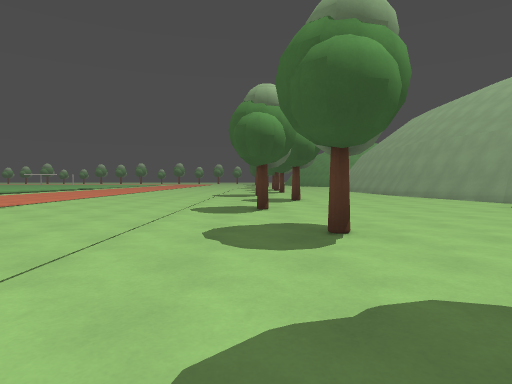
View 1 (above)

24 first-person views from a walk through a Godot game level. The camera is 1.2 m above the floor, tilts 2° down and sees 75° across. The floor is counted in squares, 2 m on a side. Each view is taken from the middle of a square. On the plan, view 1 faces up. The plan holds only what a view shows up to about 10 squares ahead; the rest is blank. The place goes on beyond the plan.

View 2
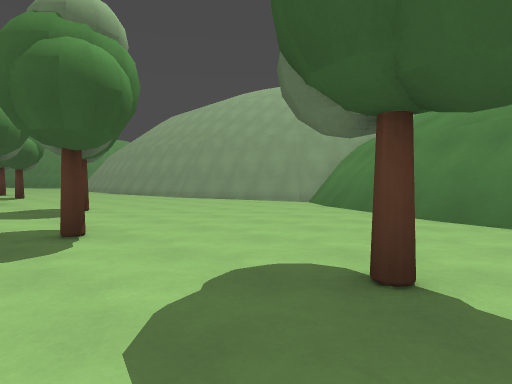

View 3
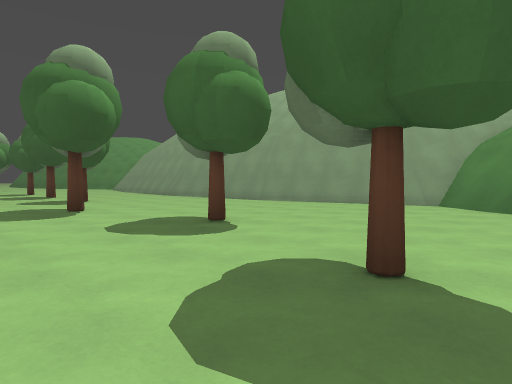

View 4
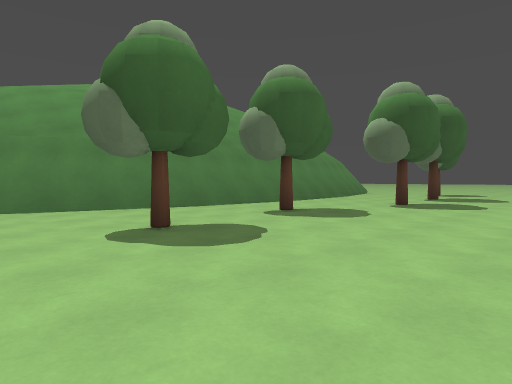

View 5
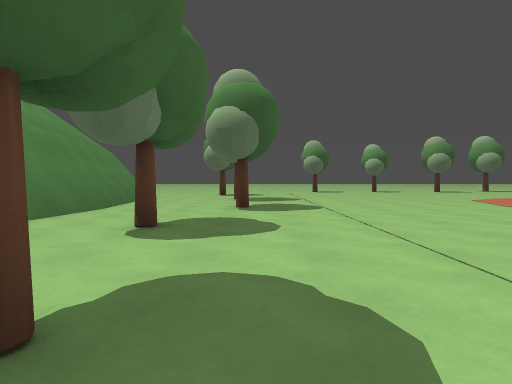

View 6
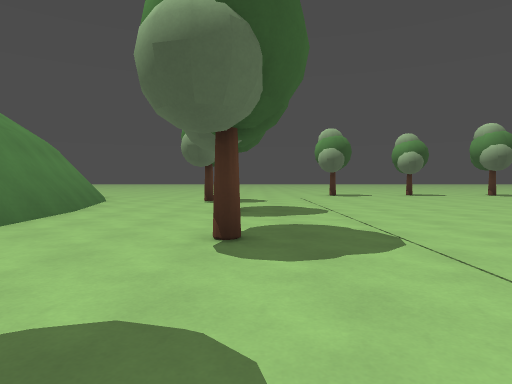

View 7
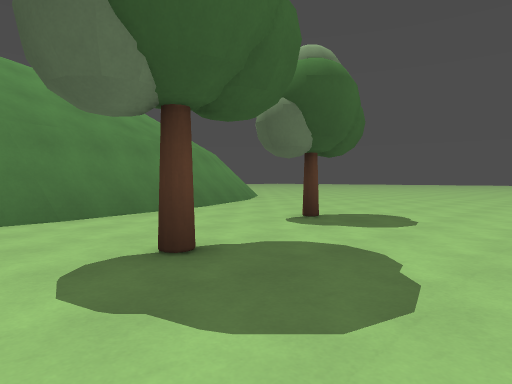

View 8
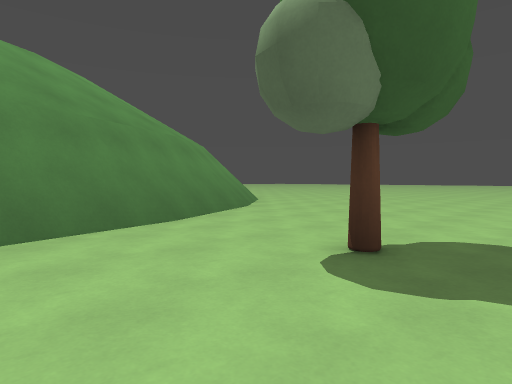

View 9
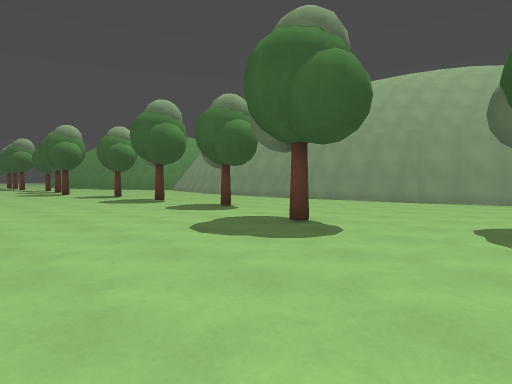

View 10
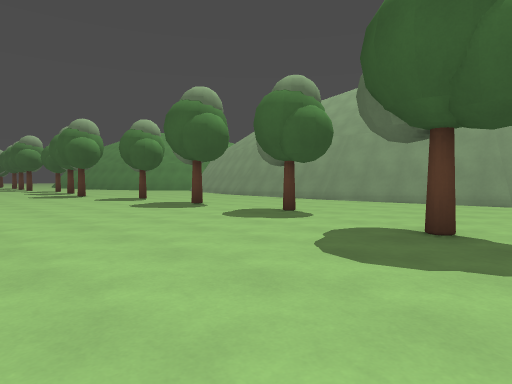

View 11
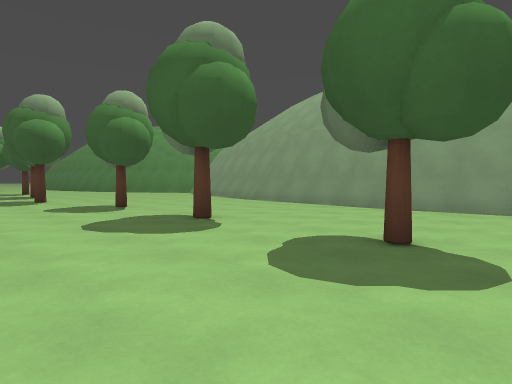

View 12
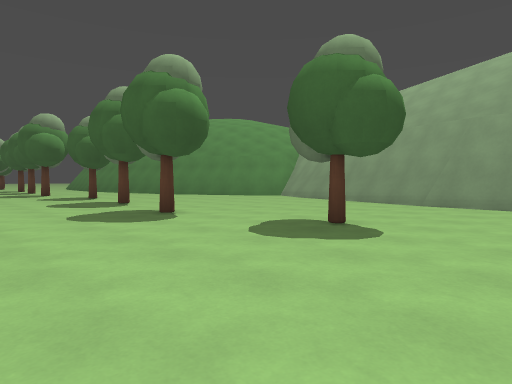

View 13
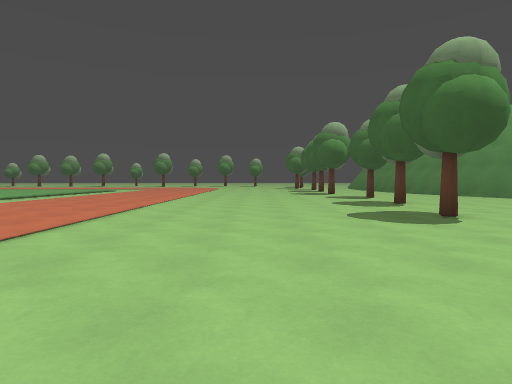

View 14
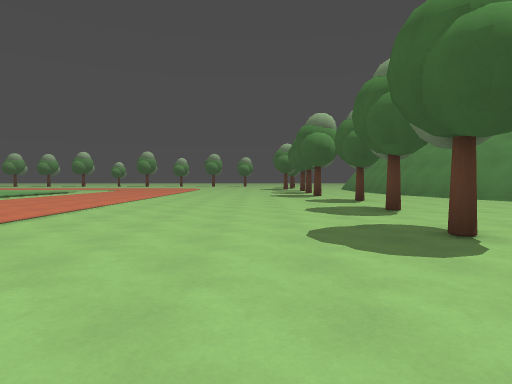

View 15
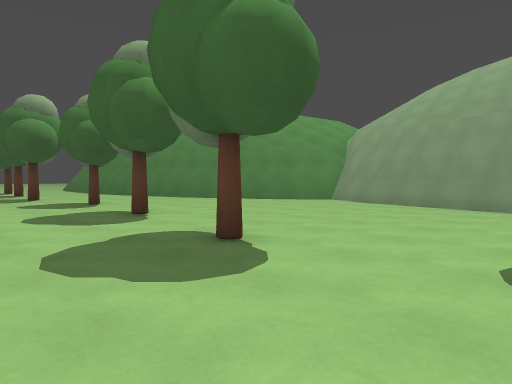

View 16
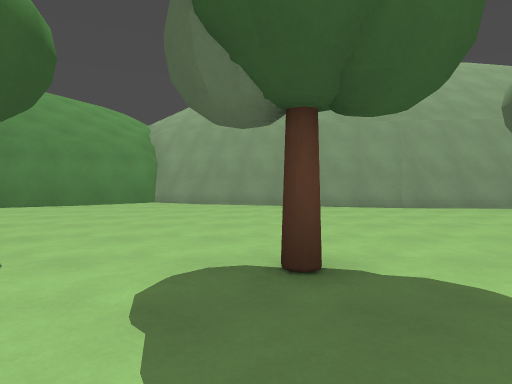

View 17
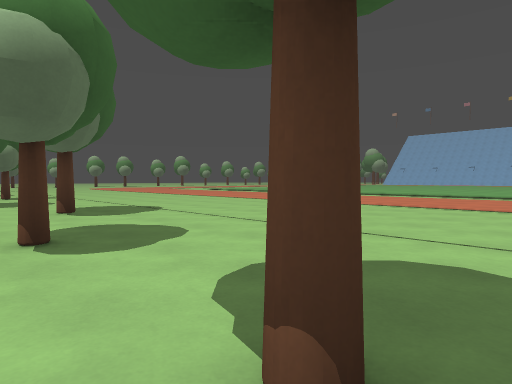

View 18
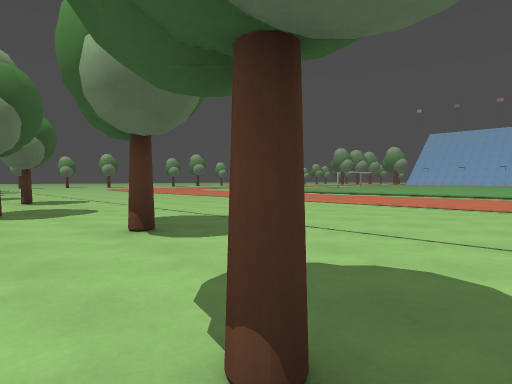

View 19
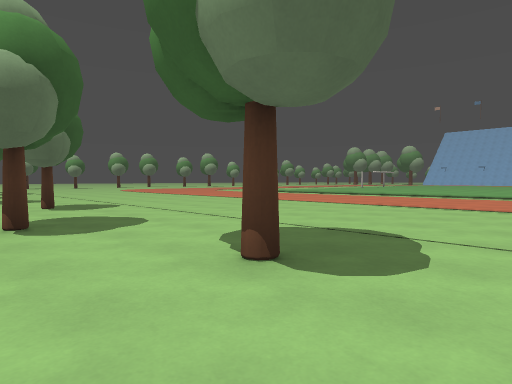

View 20
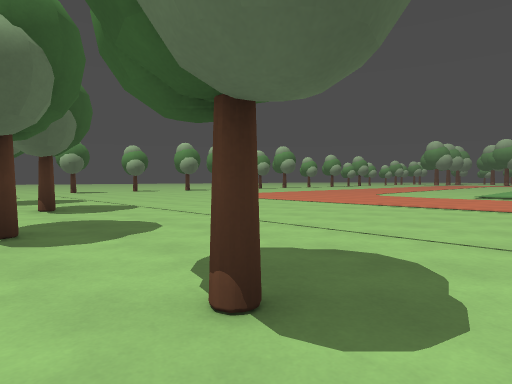

View 21
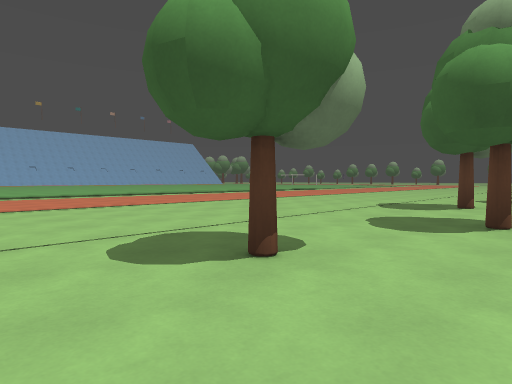

View 22
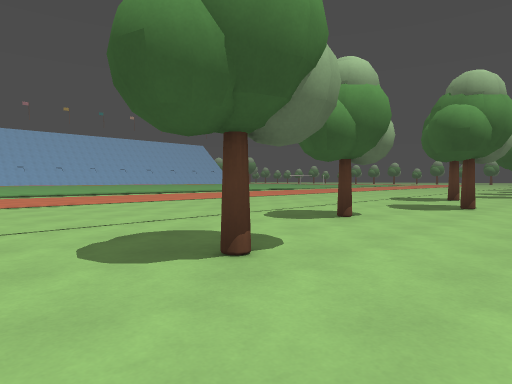

View 23
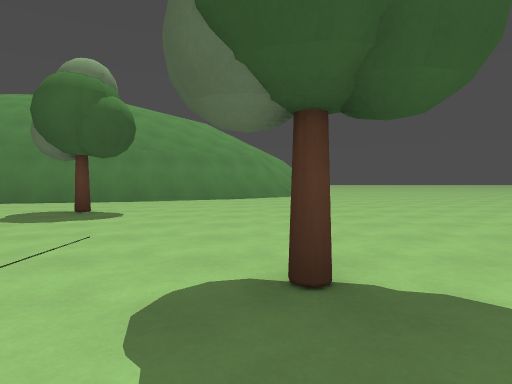

View 24
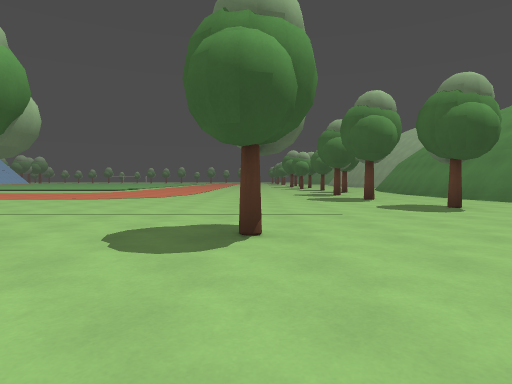

### Floor plan
Key: @ floor where view 1 was taken; # wall or solid block; . floor; / step, stairs or slope; = window, fence, low wall or low ledge; v drop or lower ground.
Columns run from 10 left of view 1 to 10 right of it. Each row starts with its distance up from view 1.
 32  ..........#.. .#//
 31  ...............##/
 30  ................#v
 29  ..........#.....##
 28  ................##
 27   ...............#v
 26   ........#......#v//
 25    .............##///
 24     ............#v/
 23     .......#....#v//
 22      ...........#v//
 21       ..........#//
 20        ........##//
 19   .........#...##//
 18  ..............##
 17  ..............##
 16   .........#...##/
 15  ...............#/
 14  ...............#v
 13  .........#.....#v/
 12  ...............#v/
 11   ..............##
 10    ........#.....#v
  9   ...............#v
  8  ................#/=
  7  .........#.....#v/
  6   .............##//
  5   .............#v/
  4  ..........#...#///
  3  .............#v///
  2  .............#v
  1   .........#..#/
  0    .......@...#/
 -1     ..........#/
 -2      .....#...#/
 -3     ..........#//
 -4    ...........#//
 -5    ...........#///
 -6 ...........#..#v///
 -7 ..............#v///
 -8  ..............#///
 -9   .........#...#v//
-10   .............##//
-11    .............#v/
-12      ..#.........#
-13      ............=
-14      ............
-15       ..........
-16        .  ......

Positions as (right, up) in squares from view 1, and headings:
1: (0, 0), facing up
2: (-1, 3), facing up-right
3: (-2, 6), facing up-right
4: (-3, 6), facing down-right
5: (0, 5), facing down
6: (0, 1), facing down
7: (-2, -4), facing down-right
8: (0, -6), facing down-right
9: (-4, 10), facing up-right
10: (-4, 12), facing up-right
11: (-2, 15), facing up-right
12: (-3, 20), facing up-right
13: (-3, 20), facing up
14: (-2, 22), facing up
15: (-2, 23), facing up-right
16: (-2, 26), facing right
17: (2, 20), facing down-left
18: (2, 17), facing down-left
19: (2, 15), facing down-left
20: (2, 5), facing down-left
21: (2, 5), facing up-left
22: (3, 2), facing up-left
23: (-5, -12), facing right
24: (-3, -16), facing up
